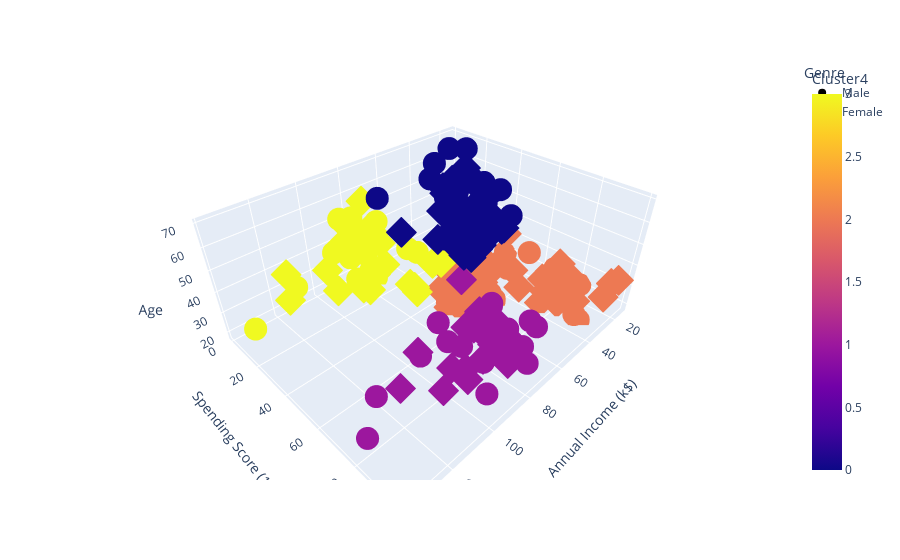

Notebook code for this chart:
### Code cell
fig = px.scatter_3d(
    data,
    x="Annual Income (k$)",
    y="Spending Score (1-100)",
    z="Age",
    color="Cluster4",
    symbol="Genre",
)
fig.show()

### Figure 1 — Plotly figure (JSON) as saved in the notebook; plotly's stock layout.template omitted (floating-point values rounded to 4 significant figures)
{"data": [{"hovertemplate": "Genre=Male<br>Annual Income (k$)=%{x}<br>Spending Score (1-100)=%{y}<br>Age=%{z}<br>Cluster4=%{marker.color}<extra></extra>", "legendgroup": "Male", "marker": {"color": [2, 2, 0, 0, 0, 2, 2, 0, 2, 2, 2, 2, 2, 0, 0, 2, 2, 0, 2, 0, 0, 0, 0, 0, 2, 0, 2, 2, 0, 0, 2, 0, 0, 2, 0, 0, 2, 0, 2, 0, 2, 0, 2, 0, 0, 0, 0, 0, 2, 2, 1, 3, 1, 0, 1, 3, 1, 3, 1, 3, 1, 3, 1, 3, 1, 3, 1, 3, 3, 3, 3, 3, 1, 3, 1, 3, 1, 3, 1, 3, 1, 3, 1, 1, 3, 1, 3, 1], "coloraxis": "coloraxis", "symbol": "circle"}, "mode": "markers", "name": "Male", "scene": "scene", "showlegend": true, "type": "scatter3d", "x": [15, 15, 19, 19, 20, 20, 21, 23, 24, 24, 25, 28, 28, 30, 33, 33, 38, 39, 42, 43, 43, 44, 46, 46, 46, 48, 48, 48, 49, 54, 54, 54, 54, 54, 54, 54, 59, 60, 60, 61, 61, 62, 62, 62, 63, 63, 63, 63, 64, 67, 69, 71, 71, 71, 71, 71, 71, 73, 73, 74, 75, 77, 77, 77, 78, 78, 78, 78, 78, 81, 85, 86, 87, 87, 87, 87, 87, 88, 88, 93, 93, 98, 99, 101, 113, 126, 137, 137], "y": [39, 81, 3, 14, 13, 79, 66, 29, 35, 73, 73, 82, 61, 4, 4, 92, 92, 36, 60, 60, 41, 46, 46, 56, 55, 51, 59, 59, 55, 47, 54, 48, 51, 55, 41, 46, 41, 49, 52, 42, 49, 59, 55, 56, 46, 43, 48, 52, 46, 56, 91, 35, 95, 11, 75, 9, 75, 5, 73, 10, 93, 12, 97, 36, 90, 17, 88, 1, 1, 5, 26, 20, 63, 13, 75, 10, 92, 15, 69, 14, 90, 15, 97, 68, 8, 74, 18, 83], "z": [19, 21, 64, 67, 37, 22, 20, 52, 35, 25, 31, 29, 35, 60, 53, 18, 24, 48, 33, 59, 47, 69, 53, 70, 19, 63, 18, 19, 70, 59, 26, 40, 57, 38, 67, 48, 18, 48, 24, 48, 20, 67, 26, 49, 54, 68, 66, 65, 19, 27, 39, 43, 40, 59, 38, 47, 39, 20, 32, 19, 32, 25, 28, 48, 34, 43, 39, 37, 34, 19, 50, 42, 32, 40, 28, 36, 36, 58, 27, 59, 35, 46, 30, 28, 33, 32, 32, 30]}, {"hovertemplate": "Genre=Female<br>Annual Income (k$)=%{x}<br>Spending Score (1-100)=%{y}<br>Age=%{z}<br>Cluster4=%{marker.color}<extra></extra>", "legendgroup": "Female", "marker": {"color": [2, 2, 2, 2, 0, 2, 2, 2, 0, 2, 2, 2, 0, 0, 0, 0, 2, 2, 0, 2, 0, 2, 0, 2, 0, 2, 0, 2, 0, 2, 2, 2, 0, 2, 0, 0, 2, 0, 0, 0, 0, 2, 0, 0, 0, 0, 2, 0, 0, 2, 0, 2, 2, 0, 0, 0, 2, 0, 2, 2, 0, 2, 0, 2, 3, 2, 2, 0, 0, 0, 0, 3, 1, 3, 1, 3, 1, 1, 3, 1, 3, 3, 1, 1, 3, 3, 1, 3, 1, 1, 1, 0, 1, 1, 1, 1, 3, 3, 1, 3, 1, 1, 3, 3, 3, 1, 3, 1, 1, 3, 1, 3], "coloraxis": "coloraxis", "symbol": "diamond"}, "mode": "markers", "name": "Female", "scene": "scene", "showlegend": true, "type": "scatter3d", "x": [16, 16, 17, 17, 18, 18, 19, 19, 20, 20, 21, 23, 25, 28, 28, 29, 29, 30, 33, 33, 34, 34, 37, 37, 38, 39, 39, 39, 40, 40, 40, 40, 42, 43, 43, 44, 46, 47, 47, 48, 48, 48, 49, 50, 50, 54, 54, 54, 54, 54, 57, 57, 58, 58, 59, 60, 60, 60, 60, 62, 62, 62, 63, 63, 64, 65, 65, 65, 65, 67, 67, 67, 69, 70, 70, 72, 72, 73, 73, 74, 75, 76, 76, 77, 78, 78, 78, 78, 78, 78, 78, 79, 79, 81, 85, 86, 87, 88, 88, 97, 97, 98, 99, 101, 103, 103, 103, 103, 113, 120, 120, 126], "y": [6, 77, 40, 76, 6, 94, 72, 99, 15, 77, 35, 98, 5, 14, 32, 31, 87, 73, 14, 81, 17, 73, 26, 75, 35, 61, 28, 65, 55, 47, 42, 42, 52, 54, 45, 50, 51, 52, 59, 50, 48, 47, 42, 49, 56, 53, 52, 42, 44, 57, 58, 55, 60, 46, 55, 40, 42, 47, 50, 41, 48, 42, 50, 54, 42, 48, 50, 43, 59, 43, 57, 40, 58, 29, 77, 34, 71, 88, 7, 72, 5, 40, 87, 74, 22, 20, 76, 16, 89, 78, 73, 35, 83, 93, 75, 95, 27, 13, 86, 32, 86, 88, 39, 24, 17, 85, 23, 69, 91, 16, 79, 28], "z": [20, 23, 31, 22, 35, 23, 30, 35, 58, 24, 35, 35, 46, 54, 45, 40, 23, 21, 49, 21, 42, 30, 36, 20, 65, 31, 49, 24, 50, 27, 29, 31, 49, 31, 50, 51, 27, 67, 54, 43, 68, 32, 47, 60, 60, 45, 23, 49, 46, 21, 55, 22, 34, 50, 68, 40, 32, 47, 27, 23, 49, 21, 66, 19, 38, 18, 19, 63, 49, 51, 50, 38, 40, 23, 31, 25, 31, 29, 44, 35, 57, 28, 32, 32, 34, 44, 38, 47, 27, 30, 30, 56, 29, 31, 36, 33, 36, 52, 30, 37, 32, 29, 41, 54, 41, 36, 34, 32, 38, 47, 35, 45]}], "layout": {"coloraxis": {"colorbar": {"title": {"text": "Cluster4"}}, "colorscale": [[0, "#0d0887"], [0.1111, "#46039f"], [0.2222, "#7201a8"], [0.3333, "#9c179e"], [0.4444, "#bd3786"], [0.5556, "#d8576b"], [0.6667, "#ed7953"], [0.7778, "#fb9f3a"], [0.8889, "#fdca26"], [1, "#f0f921"]]}, "legend": {"title": {"text": "Genre"}, "tracegroupgap": 0}, "margin": {"t": 60}, "scene": {"domain": {"x": [0, 1], "y": [0, 1]}, "xaxis": {"title": {"text": "Annual Income (k$)"}}, "yaxis": {"title": {"text": "Spending Score (1-100)"}}, "zaxis": {"title": {"text": "Age"}}}}}
